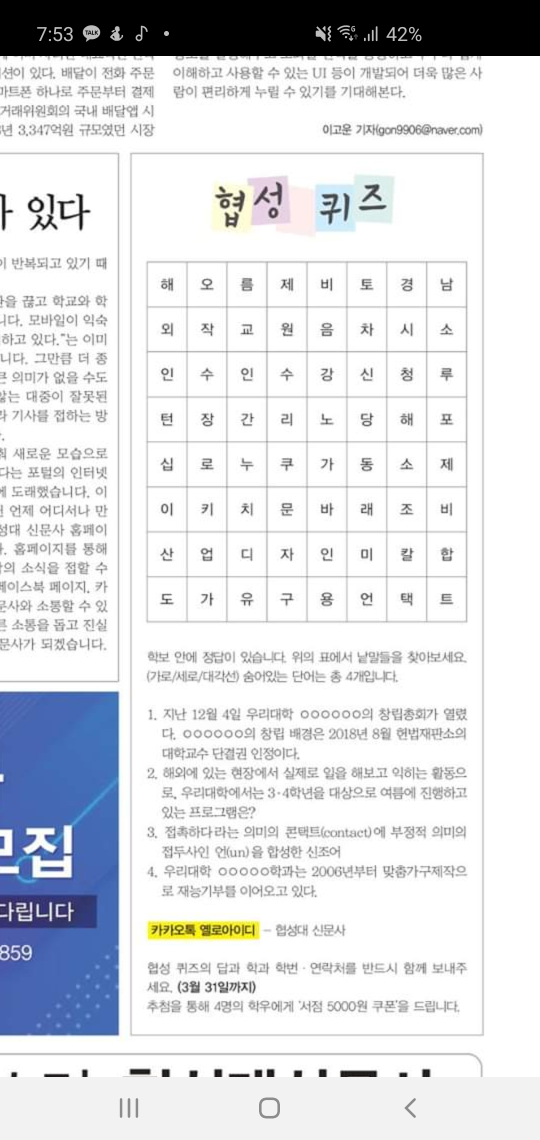
#> input picture sample2.jpg, 1080 x 2280 px (shown at 1/2 size)
$ python main.py
#> lines starting #> are read from the running program, lines starting #| are printed output that depends on the picture; after the words box and inside, x2 and y2 are one past the last pixel; in counts of white or black regions, pixels touching at a corner belong together
import cv2
import numpy as np

def order_points(pts):
    rect = np.zeros((4, 2), dtype="float32")
    s = pts.sum(axis=1)

    rect[0] = pts[np.argmin(s)]
    rect[2] = pts[np.argmax(s)]

    diff = np.diff(pts, axis=1)
    rect[1] = pts[np.argmin(diff)]
    rect[3] = pts[np.argmax(diff)]

    return rect

image = cv2.imread('sample2.jpg')
#> image is the input picture: shape (2280, 1080, 3); mean B, G, R 226.1, 222.1, 220.1
orig = image.copy()

r = 800.0 / image.shape[0]
#> r = 0.351
dim = (int(image.shape[1] * r), 800)
#> dim = (378, 800)
image = cv2.resize(image, dim, interpolation= cv2.INTER_AREA)
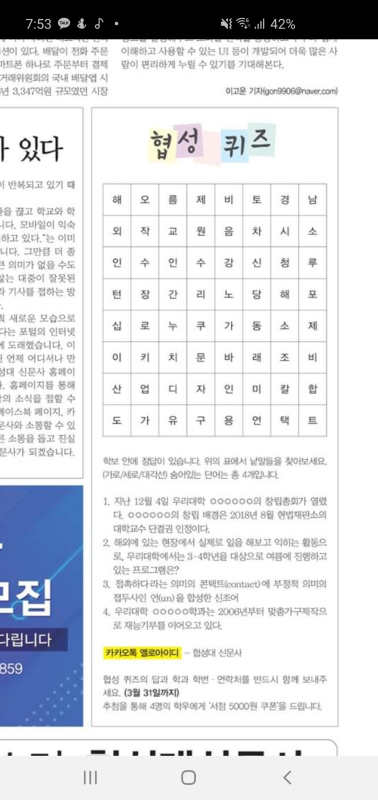
#> image: shape (800, 378, 3); mean B, G, R 226.1, 222.1, 220.1

gray = cv2.cvtColor(image, cv2.COLOR_BGR2GRAY)
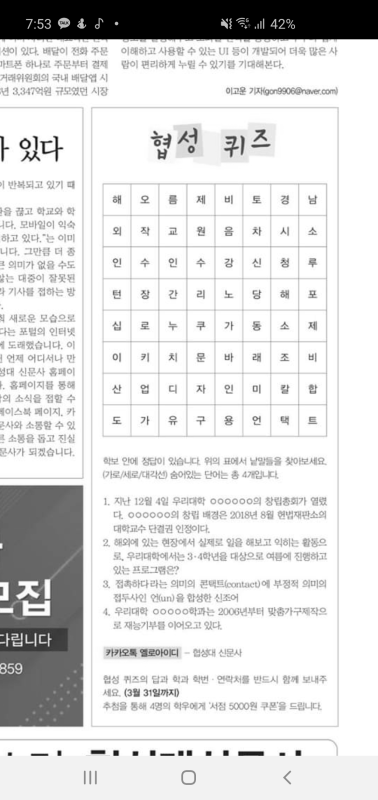
#> gray: shape (800, 378); min 0, max 255, mean 222
gray = cv2.GaussianBlur(gray, (3, 3), 0)
edged = cv2.Canny(gray, 75, 200)
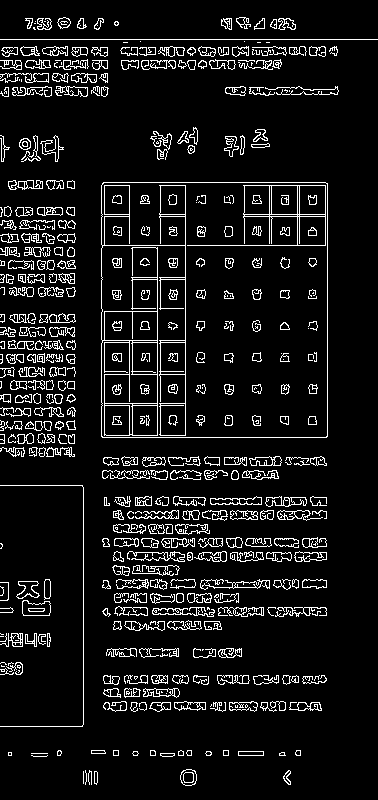
#> edged: shape (800, 378); 8.7% white in thin lines or dots

(cnts, _) = cv2.findContours(edged.copy(), cv2.RETR_LIST, cv2.CHAIN_APPROX_SIMPLE)
#> cnts = 974 contours, 409 with area under 20; largest, box (x1, y1, x2, y2) and area: (101, 182, 328, 438) 57610, (101, 182, 328, 438) 48602, (187, 185, 326, 246) 3330, (104, 340, 158, 404) 1633, (104, 311, 158, 341) 1534

cnts = sorted(cnts, key = cv2.contourArea, reverse = True)[:5]
#> cnts = 5 contours; box (x1, y1, x2, y2) and area: (101, 182, 328, 438) 57610, (101, 182, 328, 438) 48602, (187, 185, 326, 246) 3330, (104, 340, 158, 404) 1633, (104, 311, 158, 341) 1534

for c in cnts:
    peri = cv2.arcLength(c, True)
    approx = cv2.approxPolyDP(c, 0.02 * peri, True)

    if len(approx) == 4:
        screenCnt = approx
        break
#> this loop made 1 pass
#> (peri, screenCnt) on pass 1: (966.5, [[103, 182], [101, 436], [326, 437], [327, 183]])

rect = order_points(screenCnt.reshape(4, 2) / r)
#> in order_points, `s = pts.sum(axis=1)`: s = [812.2, 1530.5, 2174.6, 1453.5]
#> in order_points, `diff = np.diff(pts, axis=1)`: diff = [225.2, 954.8, 316.4, -410.4]
#> rect = [[293.5, 518.7], [932, 521.5], [929.1, 1245.4], [287.9, 1242.6]]
(topLeft, topRight, bottomRight, bottomLeft) = rect
#> topLeft = [293.5, 518.7]; topRight = [932, 521.5]; bottomRight = [929.1, 1245.4]; bottomLeft = [287.9, 1242.6]

w1 = abs(bottomRight[0] - bottomLeft[0])
#> w1 = 641.2
w2 = abs(topRight[0] - topLeft[0])
#> w2 = 638.4
h1 = abs(topRight[1] - bottomRight[1])
#> h1 = 723.9
h2 = abs(topLeft[1] - bottomLeft[1])
#> h2 = 723.9

maxWidth = max([w1, w2])
#> maxWidth = 641.2
maxHeight = max([h1, h2])
#> maxHeight = 723.9

dst = np.float32([[0, 0], [maxWidth-1, 0], [maxWidth-1, maxHeight-1], [0, maxHeight-1]])
#> dst = [[0, 0], [640.2, 0], [640.2, 722.9], [0, 722.9]]
M = cv2.getPerspectiveTransform(rect, dst)
#> M = [[1.01, 0.00792, -299.4], [-0.00449, 1.01, -520.6], [-5.51e-08, 6.19e-06, 1]]
#> (the run stopped early here; a loop or call above may not have finished)
